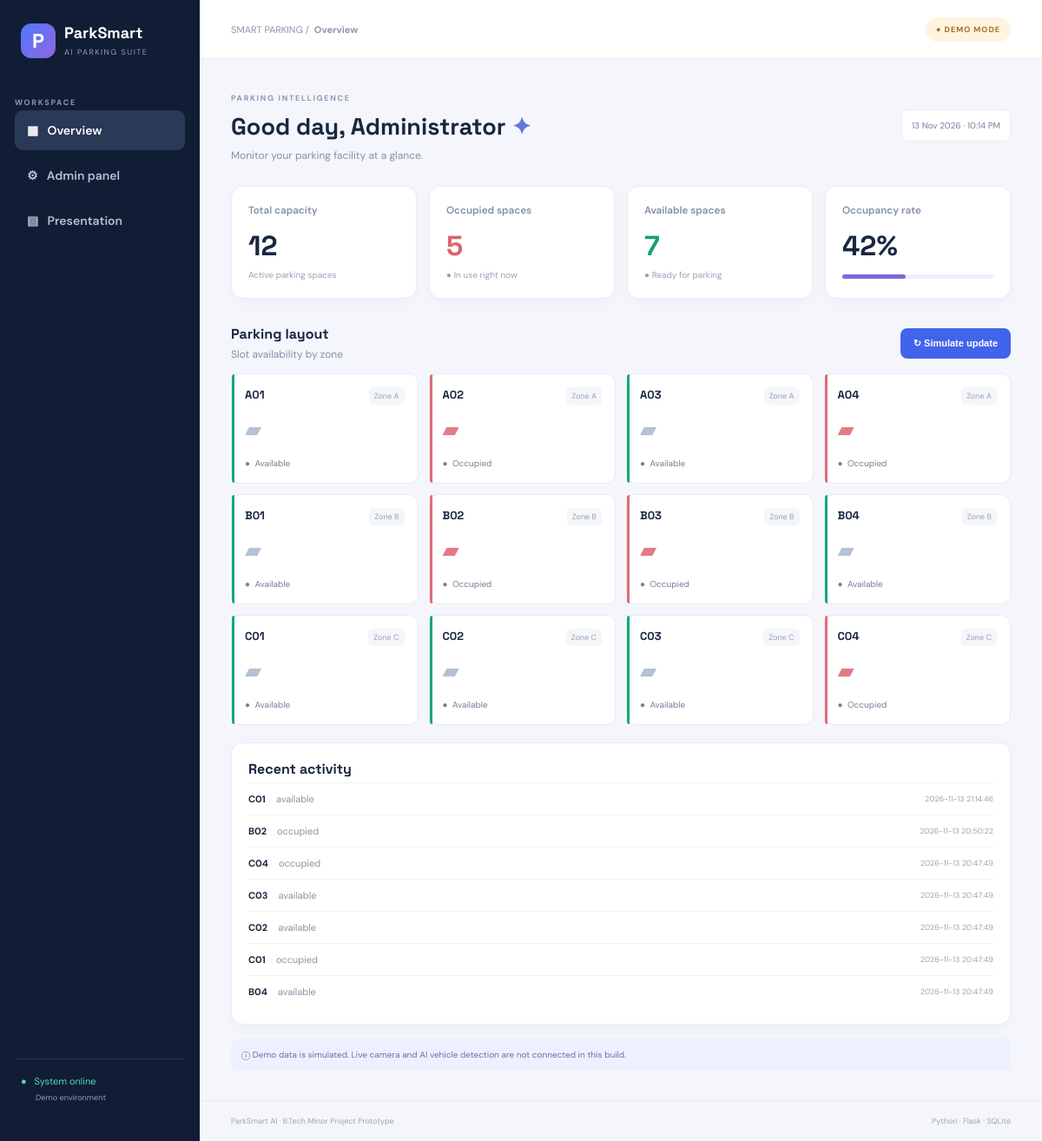
The page / on the database its author committed.
### tables this page shows
CREATE TABLE parking_spaces(id INTEGER PRIMARY KEY,label TEXT UNIQUE,zone TEXT,occupied INTEGER,active INTEGER DEFAULT 1,updated_at TEXT);

CREATE TABLE parking_status(id INTEGER PRIMARY KEY,space_id INTEGER,occupied INTEGER,observed_at TEXT);

### app.py (the view)
@app.route("/")
def index():
 ss=spaces(); total=len(ss); occ=sum(x["occupied"] for x in ss)
 with conn() as c: hist=c.execute("SELECT p.label,h.occupied,h.observed_at FROM parking_status h JOIN parking_spaces p ON p.id=h.space_id ORDER BY h.id DESC LIMIT 7").fetchall()
 return render_template("index.html",spaces=ss,total=total,occupied=occ,free=total-occ,history=hist,now=datetime.now().strftime("%d %b %Y · %I:%M %p"))

### app.py (called while the page is built)
def conn():
 c=sqlite3.connect(DB); c.row_factory=sqlite3.Row; return c

def spaces(active=True):
 with conn() as c:
  return c.execute("SELECT * FROM parking_spaces"+(" WHERE active=1" if active else "")+" ORDER BY zone,label").fetchall()

### templates/index.html
{% extends "base.html" %}{% block title %}Dashboard · ParkSmart{% endblock %}{% block content %}
<div class="intro"><div><label>PARKING INTELLIGENCE</label><h1>Good day, Administrator <em>✦</em></h1><p>Monitor your parking facility at a glance.</p></div><span class="date">{{now}}</span></div>
<div class="stats"><article><small>Total capacity</small><strong>{{total}}</strong><span>Active parking spaces</span></article><article><small>Occupied spaces</small><strong class="red">{{occupied}}</strong><span>● In use right now</span></article><article><small>Available spaces</small><strong class="green">{{free}}</strong><span>● Ready for parking</span></article><article><small>Occupancy rate</small><strong>{{((occupied/total*100)|round|int) if total else 0}}%</strong><div class="bar"><i style="width:{{(occupied/total*100) if total else 0}}%"></i></div></article></div>
<div class="section"><div><h2>Parking layout</h2><p>Slot availability by zone</p></div><form method="post" action="/demo/refresh"><button class="primary">↻ Simulate update</button></form></div>
<div class="slots">{% for s in spaces %}<div class="slot {{'busy' if s.occupied else ''}}"><div><b>{{s.label}}</b><small>{{s.zone}}</small></div><div class="car">▰</div><span>● &nbsp;{{'Occupied' if s.occupied else 'Available'}}</span></div>{% endfor %}</div>
<div class="panel"><h2>Recent activity</h2>{% for h in history %}<div class="activity"><b>{{h.label}}</b><span>{{'occupied' if h.occupied else 'available'}}</span><small>{{h.observed_at}}</small></div>{% endfor %}</div><div class="note">ⓘ Demo data is simulated. Live camera and AI vehicle detection are not connected in this build.</div>{% endblock %}

### templates/base.html (shortened to what this page needs)
<!doctype html><html lang="en"><head><link rel="stylesheet" href="{{url_for('static',filename='css/style.css')}}"></head><body>
<aside class="sidebar"><div class="brand"><div class="logo">P</div><div><b>ParkSmart</b><small>AI PARKING SUITE</small></div></div><div class="nav-label">WORKSPACE</div><a class="nav {% if request.path=='/' %}active{% endif %}" href="/">▦ &nbsp; Overview</a><a class="nav {% if request.path=='/admin' %}active{% endif %}" href="/admin">⚙ &nbsp; Admin panel</a><a class="nav {% if request.path=='/presentation' %}active{% endif %}" href="/presentation">▤ &nbsp; Presentation</a><div class="side-foot">● &nbsp; System online<small>Demo environment</small></div></aside>
<main><header><span>SMART PARKING / &nbsp;<b>{% block page %}Overview{% endblock %}</b></span><span class="pill">● DEMO MODE</span></header><section class="content">{% block content %}{% endblock %}</section><footer>ParkSmart AI · B.Tech Minor Project Prototype <span>Python · Flask · SQLite</span></footer></main></body></html>

### static/css/style.css (style rules this page uses)
* { box-sizing:border-box }
body { margin:0;background:#f4f6fb;color:#192641;font:14px 'DM Sans',sans-serif }
main { margin-left:230px;min-width:0 }
.sidebar { position:fixed;inset:0 auto 0 0;width:230px;background:#111d35;color:white;padding:26px 17px;display:flex;flex-direction:column;z-index:10 }
.brand { display:flex;gap:10px;align-items:center;margin:0 7px 45px }
.logo { background:linear-gradient(135deg,#5276ff,#8b69dd);width:40px;height:40px;border-radius:12px;display:grid;place-items:center;font:700 23px 'Space Grotesk' }
.brand b { font:700 18px 'Space Grotesk';display:block }
.brand small { font-size:9px;color:#91a0bd;letter-spacing:1.5px }
.nav-label,.intro label { font-size:9px;letter-spacing:1.7px;color:#8b98af;font-weight:700 }
.nav { display:block;padding:14px;border-radius:9px;color:#b5c0d2;text-decoration:none;margin:3px 0;font-weight:600 }
.nav.active,.nav:hover { background:#293956;color:white }
.side-foot { margin-top:auto;border-top:1px solid #2b3850;padding:18px 7px;color:#4de0ad;font-size:11px }
.side-foot small { display:block;color:#94a1b9;margin:6px 0 0 17px }
header { height:68px;background:white;border-bottom:1px solid #e8ecf3;padding:0 36px;display:flex;align-items:center;justify-content:space-between;font-size:11px;color:#8a96aa }
.pill { background:#fff4df;color:#a36c20;border-radius:20px;padding:8px 12px;font-size:9px;font-weight:700;letter-spacing:1px }
.content { max-width:1400px;margin:auto;padding:34px 36px;width:100% }
.intro { display:flex;justify-content:space-between;align-items:center;margin-bottom:27px }
.intro h1 { font:700 27px 'Space Grotesk';margin:8px 0 }
.intro em { color:#6477d9;font-style:normal }
.intro p,.section p { color:#8591a5;font-size:12px;margin:0 }
.date { background:white;border:1px solid #e8ecf3;border-radius:8px;padding:11px;color:#748098;font-size:10px }
.stats { display:grid;grid-template-columns:repeat(4,minmax(0,1fr));gap:14px;margin-bottom:30px }
.stats article,.panel,.slide { background:white;border:1px solid #e8ecf3;border-radius:13px;padding:19px;box-shadow:0 4px 14px #233b6408;min-width:0 }
.stats small { display:block;color:#8290a5;font-weight:600 }
.stats strong { display:block;font:700 32px 'Space Grotesk';margin:13px 0 3px }
.stats span { color:#98a3b5;font-size:10px }
.red { color:#db6570 }
.green { color:#159e78 }
.bar { height:5px;background:#eceefa;border-radius:9px;margin-top:13px }
.bar i { height:5px;background:#8068d7;display:block;border-radius:9px }
.section { display:flex;justify-content:space-between;align-items:center;margin-bottom:14px }
.section h2,.panel h2 { font:700 16px 'Space Grotesk';margin:0 0 5px }
.primary { border:0;border-radius:8px;background:#4263eb;color:white;padding:11px 15px;font-weight:700;font-size:11px;cursor:pointer }
.slots { display:grid;grid-template-columns:repeat(4,minmax(0,1fr));gap:12px }
.slot { background:white;border:1px solid #e8ecf3;border-radius:11px;padding:15px;position:relative;min-width:0 }
.slot:before { content:'';position:absolute;left:0;top:0;bottom:0;width:3px;background:#18a77c;border-radius:9px 0 0 9px }
.slot.busy:before { background:#e16b76 }
.slot div:first-child { display:flex;justify-content:space-between;gap:5px }
.slot b { font:700 13px 'Space Grotesk' }
.slot small { font-size:9px;color:#97a2b4;background:#f4f6fa;padding:4px 6px;border-radius:5px }
.car { font-size:25px;color:#b5c1d4;margin:12px 0 }
.busy .car { color:#e17c84 }
.slot span { font-size:10px;color:#748197 }
.panel { margin-top:20px }
.activity { border-top:1px solid #eff1f5;padding:11px 0;display:flex;gap:12px;align-items:center;font-size:11px }
.activity span { color:#8793a7 }
.activity small { margin-left:auto;color:#9aa5b5;font-size:9px }
.note { margin-top:16px;background:#edf1ff;color:#6473a5;border-radius:8px;padding:12px;font-size:10px }
footer { border-top:1px solid #e8ecf3;padding:17px 36px;color:#9aa5b5;font-size:9px }
footer span { float:right }

### rows shown on the page
parking_spaces: label "A01", zone "Zone A", occupied "Available"
parking_spaces: label "A02", zone "Zone A", occupied "Occupied"
parking_spaces: label "A03", zone "Zone A", occupied "Available"
parking_spaces: label "A04", zone "Zone A", occupied "Occupied"
parking_spaces: label "B01", zone "Zone B", occupied "Available"
parking_spaces: label "B02", zone "Zone B", occupied "Occupied"
parking_spaces: label "B03", zone "Zone B", occupied "Occupied"
parking_spaces: label "B04", zone "Zone B", occupied "Available"
parking_spaces: label "C01", zone "Zone C", occupied "Available"
parking_spaces: label "C02", zone "Zone C", occupied "Available"
parking_spaces: label "C03", zone "Zone C", occupied "Available"
parking_spaces: label "C04", zone "Zone C", occupied "Occupied"
parking_status: label "C01", occupied "available", observed_at "2026-11-13 21:14:46"
parking_status: label "B02", occupied "occupied", observed_at "2026-11-13 20:50:22"
parking_status: label "C04", occupied "occupied", observed_at "2026-11-13 20:47:49"
parking_status: label "C03", occupied "available", observed_at "2026-11-13 20:47:49"
parking_status: label "C02", occupied "available", observed_at "2026-11-13 20:47:49"
parking_status: label "C01", occupied "occupied", observed_at "2026-11-13 20:47:49"
parking_status: label "B04", occupied "available", observed_at "2026-11-13 20:47:49"

### other values the page prints
{{ total }} "12"
{{ occupied }} "5"
{{ free }} "7"
{{ ((occupied/total*100)|round|int) if total else 0 }} "42"
